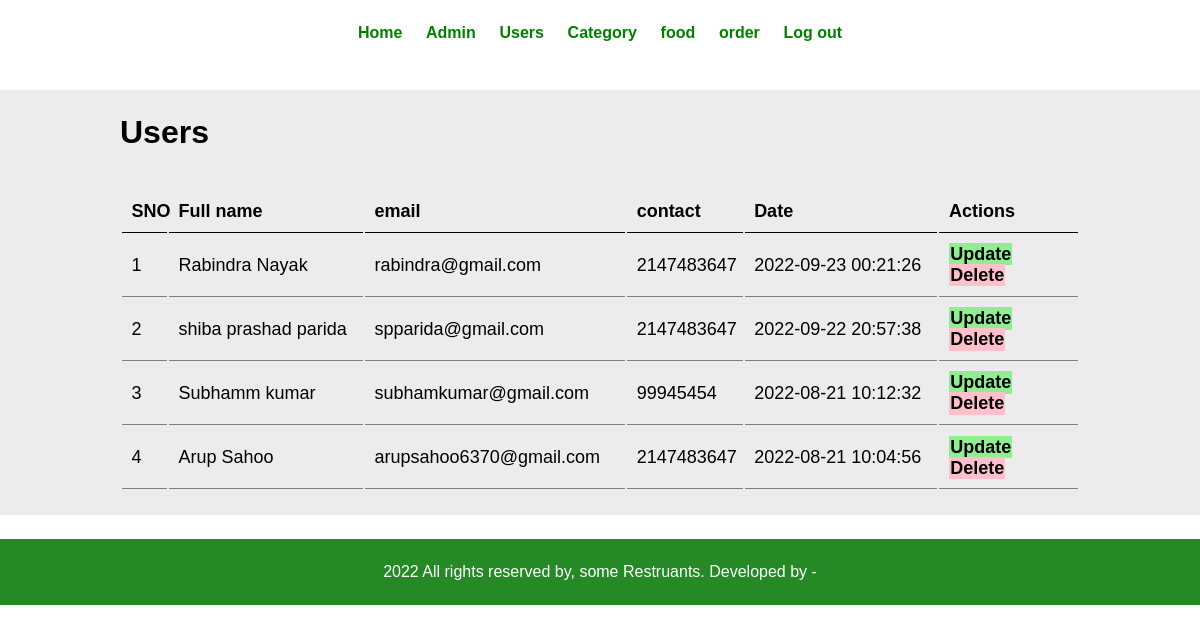
Screenshot of /admin/manage-users.php (signed in) with the database file from the repository.
### tables this page shows
CREATE TABLE `users` (
  `id` int(11) NOT NULL,
  `full_name` varchar(40) NOT NULL,
  `email` varchar(40) NOT NULL,
  `contact` int(15) NOT NULL,
  `password` varchar(255) NOT NULL,
  `date` datetime NOT NULL
);

### admin/manage-users.php (the view, shortened to what this page needs)
<?php include('partials/menu.php'); ?>
    <div class="main-content">
    <div class="wrapper">
    <h1>
        Users
    </h1>
    <table class="tbl-full">
        <tr>
            <th>SNO</th>
            <th>Full name</th>
            <th>email</th>
            <th>contact</th>
            <th>Date</th>
            <th>Actions</th>
        </tr>
        <?php
        $sql = " SELECT * FROM users ORDER BY id DESC";
        $res = mysqli_query($conn, $sql);
        if($res){
            $count = mysqli_num_rows($res);
         $n = 1;
            if($count > 0){
                while($rows = mysqli_fetch_assoc($res)){
                $id = $rows['id'];
                $full_name = $rows['full_name'];
                $email = $rows['email'];
                $contact = $rows['contact'];
                $date = $rows['date'];
                ?>
                <tr>
            <td><?php echo $n++ ?></td>
            <td><?php echo $full_name ?></td>
            <td><?php echo $email ?></td>
            <td><?php echo $contact ?></td>
            <td><?php echo $date ?></td>
            <td>
            <a href="update-users.php?id=<?php
               echo $id; ?> " class="btn-secondary">Update</a>
               <a href="delete-users.php?id=<?php
               echo $id; ?>" class="btn-danger">Delete</a>
            </td>
        </tr>
        <?php
                }
            }
            else
            echo '<div class="error"> No users found!</div>';
        }
        ?>
    </table>
    </div>
    </div>
    <?php include('partials/footer.php'); ?>

### CSS/admin.css (style rules this page uses)
* { margin: 0; padding: 0; font-family: Arial, Helvetica, sans-serif; }
.wrapper { width: 80%; padding: 2%; margin: 0 auto; }
a { color: green; text-decoration: none; }
.tbl-full { width: 100%; font-size: large; }
table tr th { text-align: left; padding: 1%; border-bottom: 1px solid black; }
table tr td { padding: 1%; border-bottom: 1px solid gray; }
.btn-secondary { background-color: lightgreen; font-weight: bold; padding: 1%; color: black; border-style: none; }
.btn-danger { background-color: pink; font-weight: bold; padding: 1%; color: black; }
.main-content { margin: 2% 0; background-color: #ececec; }
.main-content h1 { margin-bottom: 4%; }

### rows the page displays
users: full_name "Rabindra Nayak", email "rabindra@gmail.com", contact "2147483647", date "2022-09-23 00:21:26"
users: full_name "shiba prashad parida", email "spparida@gmail.com", contact "2147483647", date "2022-09-22 20:57:38"
users: full_name "Subhamm kumar", email "subhamkumar@gmail.com", contact "99945454", date "2022-08-21 10:12:32"
users: full_name "Arup Sahoo", email "arupsahoo6370@gmail.com", contact "2147483647", date "2022-08-21 10:04:56"
